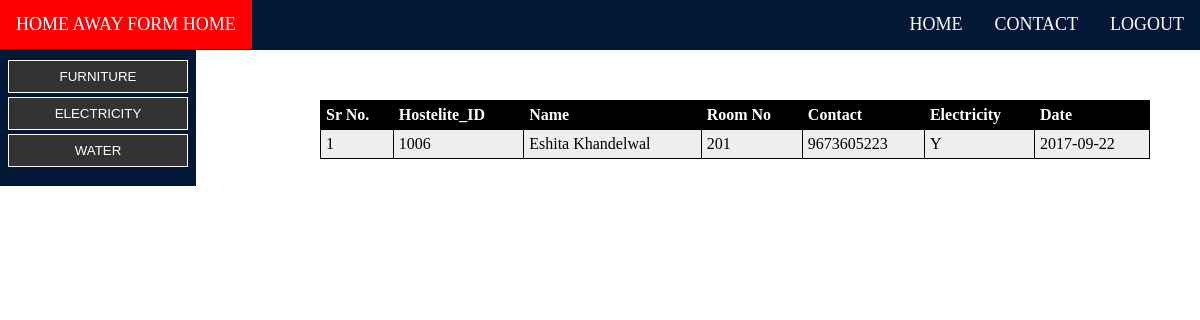
Page /Maintenance/elec.php on the committed database.
### tables this page shows
CREATE TABLE `Hostelite` (
  `Hostelite_ID` int(4) NOT NULL,
  `Room_No` varchar(4) DEFAULT NULL,
  `Date_move` date NOT NULL,
  `Name` varchar(20) DEFAULT NULL,
  `DOB` date DEFAULT NULL,
  `Contact` bigint(20) DEFAULT NULL,
  `Fees` int(11) DEFAULT NULL,
  `Address` text,
  `Email_ID` varchar(25) DEFAULT NULL,
  `Fname` varchar(20) DEFAULT NULL,
  `Fcontact` bigint(20) DEFAULT NULL,
  `Password` varchar(32) DEFAULT '12345',
  `Pic` longblob NOT NULL,
  `Mname` varchar(20) NOT NULL,
  `Mcontact` varchar(10) NOT NULL,
  `Adhaar` varchar(12) NOT NULL,
  `College_Name` varchar(50) NOT NULL,
  `Roll_No` varchar(15) NOT NULL
);

CREATE TABLE `Room` (
  `Room_No` varchar(4) NOT NULL,
  `Win_doors` varchar(1) DEFAULT 'N',
  `Water` varchar(1) DEFAULT 'N',
  `Electricity` varchar(1) DEFAULT 'N',
  `Furniture` varchar(1) DEFAULT 'N',
  `Bed` varchar(1) DEFAULT 'N',
  `Occupied` varchar(1) DEFAULT 'N',
  `Date_alloc` date NOT NULL,
  `Date_def` date NOT NULL
);

### Maintenance/elec.php (the view, shortened to what this page needs)
<?php
	require_once('../maintenance.php');
	$date = '2017-09-22';
	$elec = 'SELECT `Date_def`,`Hostelite_ID`, h.`Name`, h.`Room_No`,`Contact`, `Electricity` FROM `Hostelite` as h, `Room` as r WHERE r.`Room_No` = h.`Room_No` AND `Date_def` = \''.$date.'\' AND `Electricity` = \'Y\';';
	$res = $connect->query($elec);
	if($res->num_rows)
	{
		echo '<table id="t01" style="margin-left: 320px; margin-top: 50px; max-width: 830px;">';
			echo '<tr>';
				echo '<th>Sr No.</th>';
				echo '<th>Hostelite_ID</th>';
				echo '<th>Name</th>';
				echo '<th>Room No</th> ';
				echo '<th>Contact</th>';
				echo '<th>Electricity</th>';
				echo '<th>Date</th>';
			echo '</tr>';
		$i = 1;
		while($out = $res->fetch_assoc())
		{
			echo '<tr>';
			echo '<td>'.$i.'</td>';
			echo '<td>'.$out["Hostelite_ID"].'</td>';
			echo '<td>'.$out["Name"].'</td>';
			echo '<td>'.$out["Room_No"].'</td>';
			echo '<td>'.$out["Contact"].'</td>';
			echo '<td>'.$out["Electricity"].'</td>';
			echo '<td>'.$out["Date_def"]."</td>";
			echo '</tr>';
			$i = $i + 1;
		}
	}
	else
	{
		echo '<script>window.alert(\'No entries to display\')</script>';
		echo '<script>window.document.location.href=\'/Hostel/maintenance_first.php\'</script>';
	}
?>

### auto_style.css (style rules this page uses)
body { height:100%; width:100%; margin:0; }
table { width:100%; }
table, th, td { border: 1px solid black; border-collapse: collapse; }
th, td { padding: 5px; text-align: left; }
table#t01 tr:nth-child(even) { background-color: #eee; }
table#t01 tr:nth-child(odd) { background-color:#fff; }
table#t01 th { background-color: black; color: white; }

### rows in the picture
hostelite: Hostelite_ID "1006", Name "Eshita Khandelwal", Room_No "201", Contact "9673605223", Room_No.Electricity "Y", Room_No.Date_def "2017-09-22"
